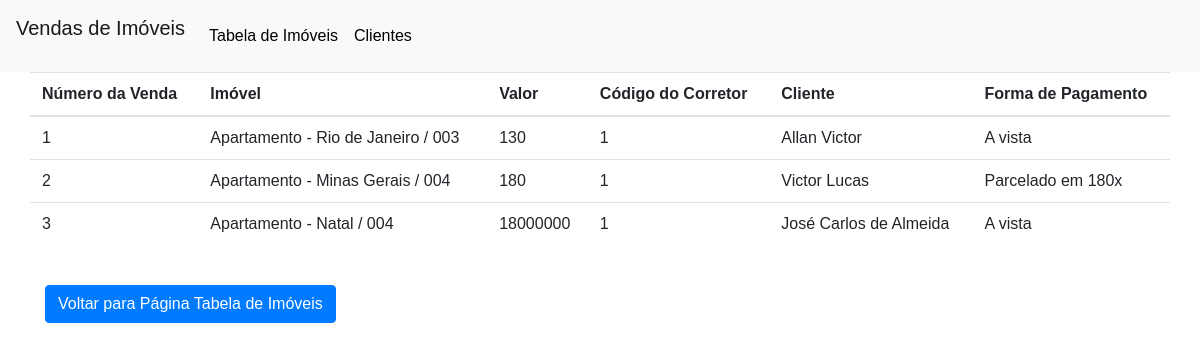
The page /vendas.php on the database its author committed.
### tables this page shows
CREATE TABLE `venda` (
  `cod_venda` int(11) NOT NULL,
  `imovel` varchar(255) NOT NULL,
  `valor` double NOT NULL,
  `cod_corretor` int(11) NOT NULL,
  `cliente` varchar(255) NOT NULL,
  `forma_pagamento` varchar(255) NOT NULL
);

### vendas.php (the view, shortened to what this page needs)
<?php
	include("menu.php");
	include("script_conexao_bd/conexao.php");
	$pesquisa = $_POST['busca'] ?? '';
	$sql = "SELECT * FROM venda WHERE cod_corretor LIKE '%$pesquisa%'";
	$dados_vendas = mysqli_query($conn, $sql);
?>
<div class="container">
	<div class="row">
		<table class="table table-hover">
	  		<thead>
	    		<tr>
	    		<th scope="col">Número da Venda</th>
	      		<th scope="col">Imóvel</th>
	      		<th scope="col">Valor</th>
	      		<th scope="col">Código do Corretor</th>
	      		<th scope="col">Cliente</th>
	      		<th scope="col">Forma de Pagamento</th>
	    		</tr>
	  		</thead>
	  		<tbody>
	  			<?php
	  				while ( $linha = mysqli_fetch_assoc($dados_vendas) ) {
	  					$cod_venda = $linha['cod_venda'];
	  					$imovel = $linha['imovel'];
	  					$valor = $linha['valor'];
	  					$cod_corretor = $linha['cod_corretor'];
	  					$cliente = $linha['cliente'];
	  					$forma_pagamento = $linha['forma_pagamento'];
	  					echo "<tr>
	  							<td scope='row'>$cod_venda</td>
	  					  		<td>$imovel</td>
	  					  		<td>$valor</td>
	  					  		<td>$cod_corretor</td>
	  					  		<td>$cliente</td>
	  		 					<td>$forma_pagamento</td>
	  					  	</tr>";
	  				}
	  			 ?>
	  		</tbody>
		</table>
	</div>
	<br><a href="tabela_imoveis.php" class="btn btn-primary">Voltar para Página Tabela de Imóveis</a>
</div>

### rows shown on the page
venda: cod_venda "1", imovel "Apartamento - Rio de Janeiro / 003", valor "130", cod_corretor "1", cliente "Allan Victor", forma_pagamento "A vista"
venda: cod_venda "2", imovel "Apartamento - Minas Gerais / 004", valor "180", cod_corretor "1", cliente "Victor Lucas", forma_pagamento "Parcelado em 180x"
venda: cod_venda "3", imovel "Apartamento - Natal / 004", valor "18000000", cod_corretor "1", cliente "José Carlos de Almeida", forma_pagamento "A vista"
